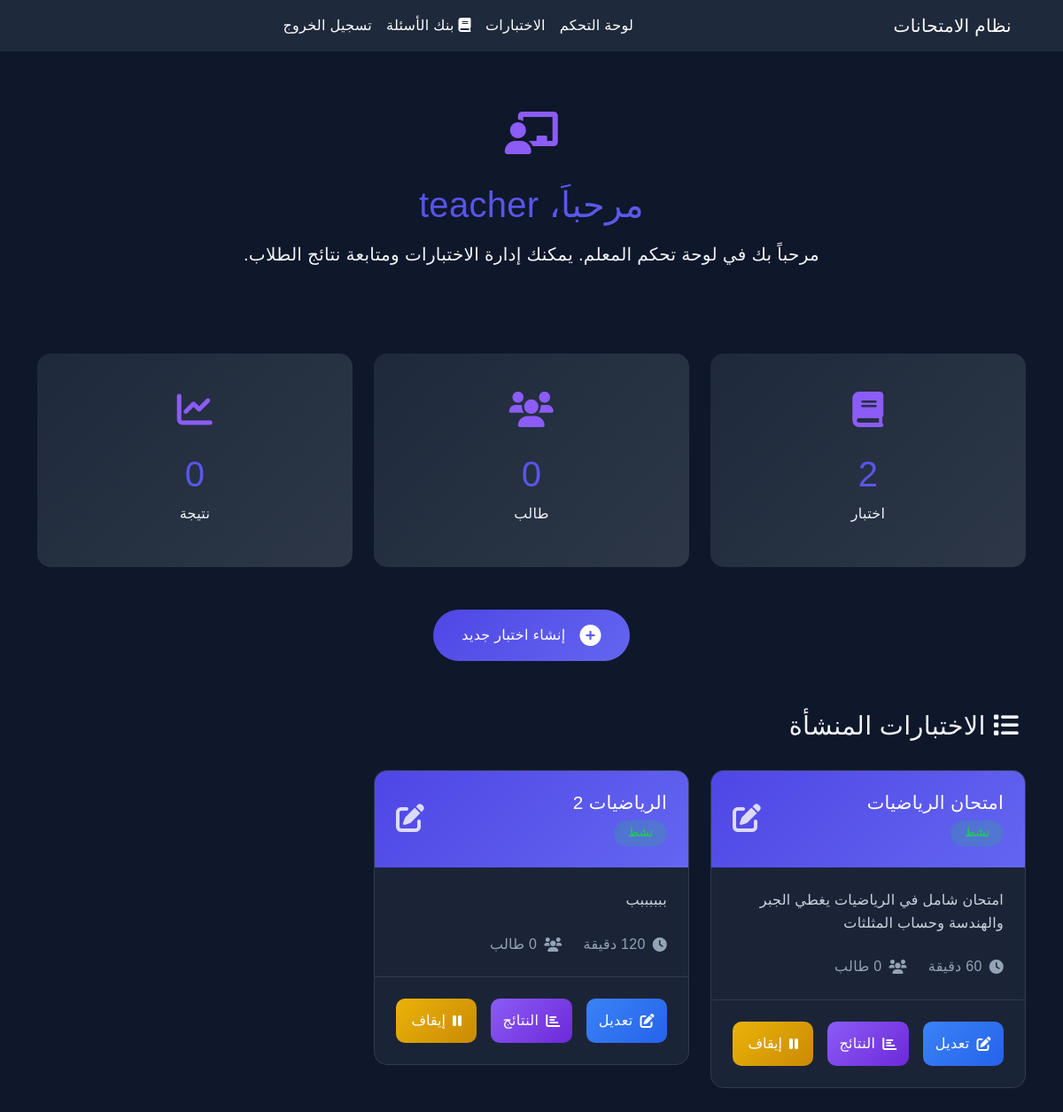
The page /dashboard (signed in) on the database its author committed.
### app.py (models this page shows, shortened)
class User(UserMixin, db.Model):
    id = db.Column(db.Integer, primary_key=True)
    username = db.Column(db.String(80), unique=True, nullable=False)
    email = db.Column(db.String(120), unique=True, nullable=False)
    password_hash = db.Column(db.String(128))
    role = db.Column(db.String(20), nullable=False)  # 'student', 'teacher', 'admin'
    exams = db.relationship('Exam', backref='creator', lazy=True)
    exam_results = db.relationship('ExamResult', backref='student', lazy=True)

class Exam(db.Model):
    id = db.Column(db.Integer, primary_key=True)
    title = db.Column(db.String(100), nullable=False)
    description = db.Column(db.Text)
    duration = db.Column(db.Integer, nullable=False)  # بالدقائق
    creator_id = db.Column(db.Integer, db.ForeignKey('user.id'), nullable=False)
    is_active = db.Column(db.Boolean, default=True)
    created_at = db.Column(db.DateTime, default=datetime.utcnow)
    questions = db.relationship('Question', backref='exam', lazy=True)
    results = db.relationship('ExamResult', backref='exam', lazy=True)

### app.py (the view)
@app.route('/dashboard')
@login_required
def dashboard():
    if current_user.role == 'teacher':
        exams = Exam.query.filter_by(creator_id=current_user.id).all()
    else:
        exams = Exam.query.filter_by(is_active=True).all()
    return render_template('dashboard.html', exams=exams)

### app.py (called while the page is built)
@login_manager.user_loader
def load_user(user_id):
    return User.query.get(int(user_id))

### templates/dashboard.html (shortened to what this page needs)
{% extends "base.html" %}
{% block content %}
<div class="dashboard-container">
    <div class="row mb-5">
        <div class="col-12">
            <div class="welcome-header">
                <div class="welcome-icon">
                    <i class="fas {% if current_user.role == 'teacher' %}fa-chalkboard-teacher{% else %}fa-user-graduate{% endif %}"></i>
                </div>
                <h1>مرحباً، {{ current_user.username }}</h1>
                <p class="lead">
                    {% if current_user.role == 'teacher' %}
                    مرحباً بك في لوحة تحكم المعلم. يمكنك إدارة الاختبارات ومتابعة نتائج الطلاب.
                    {% else %}
                    مرحباً بك في نظام الامتحانات. يمكنك الآن البدء في حل الاختبارات المتاحة.
                    {% endif %}
                </p>
            </div>
        </div>
    </div>
    {% if current_user.role == 'teacher' %}
    <div class="row mb-5">
        <div class="col-md-4">
            <div class="stat-card">
                <div class="stat-icon">
                    <i class="fas fa-book"></i>
                </div>
                <div class="stat-content">
                    <h3>{{ exams|length }}</h3>
                    <p>اختبار</p>
                </div>
            </div>
        </div>
        <div class="col-md-4">
            <div class="stat-card">
                <div class="stat-icon">
                    <i class="fas fa-users"></i>
                </div>
                <div class="stat-content">
                    <h3>{{ total_students|length }}</h3>
                    <p>طالب</p>
                </div>
            </div>
        </div>
        <div class="col-md-4">
            <div class="stat-card">
                <div class="stat-icon">
                    <i class="fas fa-chart-line"></i>
                </div>
                <div class="stat-content">
                    <h3>{{ total_results|length }}</h3>
                    <p>نتيجة</p>
                </div>
            </div>
        </div>
    </div>
    <div class="row mb-4">
        <div class="col-12">
            <div class="action-card">
                <a href="{{ url_for('create_exam') }}" class="create-exam-btn">
                    <i class="fas fa-plus-circle"></i>
                    <span>إنشاء اختبار جديد</span>
                </a>
            </div>
        </div>
    </div>
    {% endif %}
    <div class="row">
        <div class="col-12">
            <div class="section-header">
                <h2>
                    <i class="fas fa-list me-2"></i>
                    {% if current_user.role == 'teacher' %}
                    الاختبارات المنشأة
                    {% else %}
                    الاختبارات المتاحة
                    {% endif %}
                </h2>
            </div>
        </div>
    </div>
    <div class="row">
        {% if exams %}
            {% for exam in exams %}
            <div class="col-md-6 col-lg-4 mb-4">
                <div class="exam-card">
                    <div class="exam-header">
                        <div class="exam-title">
                            <h3>{{ exam.title }}</h3>
                            <span class="badge {% if exam.is_active %}badge-active{% else %}badge-inactive{% endif %}">
                                {% if exam.is_active %}نشط{% else %}متوقف{% endif %}
                            </span>
                        </div>
                        <div class="exam-icon">
                            {% if 'math' in exam.title.lower() %}
                            <i class="fas fa-square-root-alt"></i>
                            {% elif 'science' in exam.title.lower() %}
                            <i class="fas fa-atom"></i>
                            {% elif 'english' in exam.title.lower() %}
                            <i class="fas fa-language"></i>
                            {% else %}
                            <i class="fas fa-edit"></i>
                            {% endif %}
                        </div>
                    </div>
                    <div class="exam-body">
                        <p class="exam-description">{{ exam.description }}</p>
                        <div class="exam-details">
                            <div class="detail-item">
                                <i class="fas fa-clock"></i>
                                <span>{{ exam.duration }} دقيقة</span>
                            </div>
                            {% if current_user.role == 'teacher' %}
                            <div class="detail-item">
                                <i class="fas fa-users"></i>
                                <span>{{ exam.students|length }} طالب</span>
                            </div>
                            {% endif %}
                        </div>
                    </div>
                    <div class="exam-footer">
                        {% if current_user.role == 'teacher' %}
                        <div class="teacher-actions">
                            <a href="{{ url_for('edit_exam', exam_id=exam.id) }}" class="action-btn edit-btn">
                                <i class="fas fa-edit"></i>
                                <span>تعديل</span>
                            </a>
                            <a href="{{ url_for('view_exam_results', exam_id=exam.id) }}" class="action-btn results-btn">
                                <i class="fas fa-chart-bar"></i>
                                <span>النتائج</span>
                            </a>
                            <button class="action-btn {% if exam.is_active %}pause-btn{% else %}play-btn{% endif %}"
                                    onclick="toggleExamStatus('{{ exam.id }}', {% if exam.is_active %}false{% else %}true{% endif %})">
                                <i class="fas {% if exam.is_active %}fa-pause{% else %}fa-play{% endif %}"></i>
                                <span>{% if exam.is_active %}إيقاف{% else %}تفعيل{% endif %}</span>
                            </button>
                        </div>
                        {% endif %}
                    </div>
                </div>
            </div>
            {% endfor %}
        {% endif %}
    </div>
</div>
{% endblock %}

### static/css/main.css (style rules this page uses)
:root { --primary-color: #4f46e5; --secondary-color: #6366f1; --accent-color: #8b5cf6; --body-bg: #0f172a; --card-bg: #1e293b; --input-bg: #334155; --hover-bg: #2d3748; --text-primary: #f1f5f9; --text-secondary: #cbd5e1; --text-muted: #94a3b8; --success-color: #22c55e; --warning-color: #eab308; --danger-color: #ef4444; --info-color: #3b82f6; --border-color: #475569; --shadow-sm: 0 2px 4px rgba(0, 0, 0, 0.1); --shadow-md: 0 4px 6px rgba(0, 0, 0, 0.1); --shadow-lg: 0 10px 15px rgba(0, 0, 0, 0.1); --transition-fast: 0.2s ease; --transition-normal: 0.3s ease; --transition-slow: 0.5s ease; }
body { background-color: var(--body-bg); font-family: 'Cairo', sans-serif; color: var(--text-primary); font-size: 16px; line-height: 1.6; letter-spacing: 0.3px; }
.dashboard-container { padding: 2rem 0; }
.welcome-header { text-align: center; margin-bottom: 3rem; animation: fadeInDown 0.8s ease; }
.welcome-header .welcome-icon { font-size: 3rem; color: var(--accent-color); margin-bottom: 1rem; }
.welcome-header h1 { font-size: 2.5rem; margin-bottom: 1rem; background: linear-gradient(135deg, var(--primary-color), var(--secondary-color)); background-clip: text; -webkit-background-clip: text; -webkit-text-fill-color: transparent; }
.stat-card { background: linear-gradient(135deg, var(--card-bg), var(--hover-bg)); border-radius: 15px; padding: 2rem; text-align: center; transition: all var(--transition-normal); animation: fadeInUp 0.8s ease; }
.stat-icon { font-size: 2.5rem; color: var(--accent-color); margin-bottom: 1rem; }
.stat-content h3 { font-size: 2.5rem; margin-bottom: 0.5rem; background: linear-gradient(135deg, var(--primary-color), var(--secondary-color)); background-clip: text; -webkit-background-clip: text; -webkit-text-fill-color: transparent; }
.action-card { text-align: center; margin-bottom: 2rem; animation: fadeInUp 0.8s ease; }
.create-exam-btn { display: inline-flex; align-items: center; padding: 1rem 2rem; background: linear-gradient(135deg, var(--primary-color), var(--secondary-color)); color: white; border-radius: 50px; text-decoration: none; transition: all var(--transition-normal); }
.create-exam-btn i { font-size: 1.5rem; margin-left: 1rem; }
.section-header { margin-bottom: 2rem; }
.section-header h2 { font-size: 1.8rem; color: var(--text-primary); display: flex; align-items: center; }
.exam-card { background: rgba(30, 41, 59, 0.8); backdrop-filter: blur(10px); -webkit-backdrop-filter: blur(10px); border: 1px solid rgba(255, 255, 255, 0.1); border-radius: 15px; overflow: hidden; transition: all var(--transition-normal); animation: fadeInUp 0.8s ease; }
.exam-header { background: linear-gradient(135deg, var(--primary-color), var(--secondary-color)); padding: 1.5rem; display: flex; justify-content: space-between; align-items: center; }
.exam-title h3 { color: white; margin: 0; font-size: 1.3rem; }
.badge { padding: 0.5rem 1rem; border-radius: 50px; font-size: 0.8rem; margin-top: 0.5rem; }
.badge-active { background: rgba(34, 197, 94, 0.2); color: #22c55e; }
.exam-icon { font-size: 2rem; color: white; opacity: 0.8; }
.exam-body { padding: 1.5rem; }
.exam-description { color: var(--text-secondary); margin-bottom: 1.5rem; }
.exam-details { display: flex; gap: 1.5rem; }
.detail-item { display: flex; align-items: center; color: var(--text-muted); }
.detail-item i { margin-left: 0.5rem; }
.exam-footer { padding: 1.5rem; border-top: 1px solid rgba(255, 255, 255, 0.1); }
.teacher-actions, .student-actions { display: flex; gap: 1rem; }
.action-btn { flex: 1; display: flex; align-items: center; justify-content: center; padding: 0.75rem; border-radius: 10px; border: none; color: white; text-decoration: none; transition: all var(--transition-normal); }
.action-btn i { margin-left: 0.5rem; }
.edit-btn { background: linear-gradient(135deg, #3b82f6, #2563eb); }
.results-btn { background: linear-gradient(135deg, #8b5cf6, #6d28d9); }
.pause-btn { background: linear-gradient(135deg, #eab308, #ca8a04); }
body { color: var(--text-primary); }
a { color: var(--accent-color); transition: var(--transition-fast); }
h1, h2, h3, h4, h5, h6 { color: var(--text-primary); }

### rows shown on the page
User: username "teacher"
Exam: title "امتحان الرياضيات", is_active "نشط", description "امتحان شامل في الرياضيات يغطي الجبر والهندسة وحساب المثلثات"
Exam: title "الرياضيات 2", is_active "نشط", description "ببببببب", students|length "0"

### other values the page prints
{{ exams|length }} "2"
{{ total_students|length }} "0"
{{ total_results|length }} "0"
